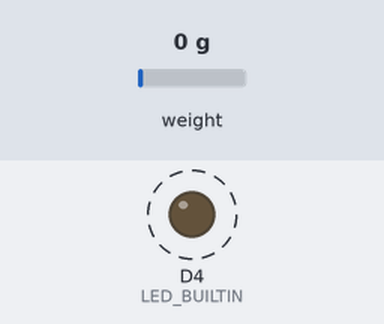
Bench run of a sketch on a simulated ESP8266 (NodeMCU). On the bench: output pins drawn as LEDs (lit = HIGH, except the on-board LED, lit = LOW). Dashed ring = blinking. Inputs (shaded band) come from the test bench; at power-on: weight on the scale 0 g. What the sketch prints to the serial monitor is not drawn.

Above: at 0.6 s.
Timing chart, 0 to 4.8 s (numbered marks = the images above):
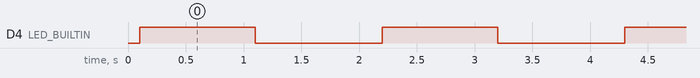

Measured:
- by itself, D4 (LED_BUILTIN): alternates HIGH for 1.0 s and LOW for 1.1 s

The sketch:

hx711test.ino
```cpp
#include "HX711.h"

// HX711 circuit wiring
const int LOADCELL_DOUT_PIN = D5;
const int LOADCELL_SCK_PIN = D6;

HX711 scale;

// the setup function runs once when you press reset or power the board
void setup() {
 // init scale
  scale.begin(LOADCELL_DOUT_PIN, LOADCELL_SCK_PIN);
  pinMode(LOADCELL_DOUT_PIN, INPUT);

  // initialize digital pin LED_BUILTIN as an output.
  pinMode(LED_BUILTIN, OUTPUT);

  Serial.begin(115200);
}

// the loop function runs over and over again forever
void loop() {
  int32_t reading = scale.read();
  Serial.println(reading);

  digitalWrite(LED_BUILTIN, HIGH);   // turn the LED on (HIGH is the voltage level)
  delay(1000);                       // wait for a second
  digitalWrite(LED_BUILTIN, LOW);    // turn the LED off by making the voltage LOW
  delay(1000);                       // wait for a second
}
```
